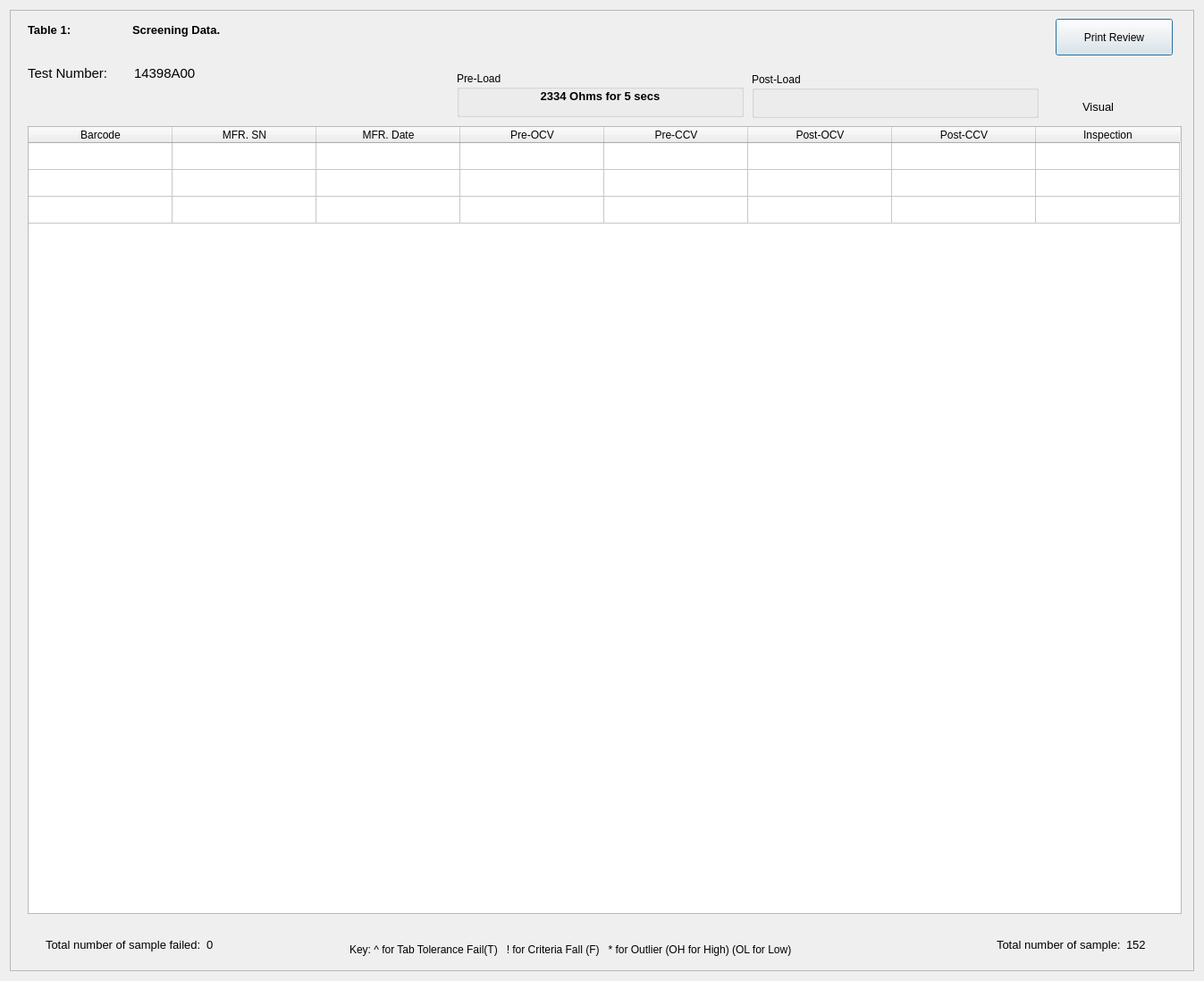
<?xml version="1.0" encoding="UTF-8"?>
<ui version="4.0">
 <class>Dialog</class>
 <widget class="QDialog" name="Dialog">
  <property name="geometry">
   <rect>
    <x>0</x>
    <y>0</y>
    <width>1347</width>
    <height>1097</height>
   </rect>
  </property>
  <property name="windowTitle">
   <string>Raw Data Table</string>
  </property>
  <layout class="QGridLayout" name="gridLayout">
   <item row="0" column="0">
    <widget class="QFrame" name="frame">
     <property name="frameShape">
      <enum>QFrame::StyledPanel</enum>
     </property>
     <property name="frameShadow">
      <enum>QFrame::Raised</enum>
     </property>
     <widget class="QWidget" name="layoutWidget">
      <property name="geometry">
       <rect>
        <x>20</x>
        <y>50</y>
        <width>231</width>
        <height>41</height>
       </rect>
      </property>
      <layout class="QHBoxLayout" name="horizontalLayout_2">
       <item>
        <widget class="QLabel" name="label_3">
         <property name="font">
          <font>
           <pointsize>11</pointsize>
          </font>
         </property>
         <property name="text">
          <string>Test Number:</string>
         </property>
        </widget>
       </item>
       <item>
        <widget class="QLabel" name="label_4">
         <property name="font">
          <font>
           <pointsize>11</pointsize>
          </font>
         </property>
         <property name="text">
          <string>14398A00</string>
         </property>
        </widget>
       </item>
      </layout>
     </widget>
     <widget class="QTableWidget" name="tableWidget">
      <property name="geometry">
       <rect>
        <x>20</x>
        <y>130</y>
        <width>1291</width>
        <height>881</height>
       </rect>
      </property>
      <property name="frameShadow">
       <enum>QFrame::Sunken</enum>
      </property>
      <attribute name="horizontalHeaderDefaultSectionSize">
       <number>161</number>
      </attribute>
      <attribute name="verticalHeaderVisible">
       <bool>false</bool>
      </attribute>
      <row>
       <property name="text">
        <string>1</string>
       </property>
      </row>
      <row>
       <property name="text">
        <string>2</string>
       </property>
      </row>
      <row>
       <property name="text">
        <string>3</string>
       </property>
      </row>
      <column>
       <property name="text">
        <string>Barcode</string>
       </property>
      </column>
      <column>
       <property name="text">
        <string>MFR. SN</string>
       </property>
      </column>
      <column>
       <property name="text">
        <string>MFR. Date</string>
       </property>
      </column>
      <column>
       <property name="text">
        <string>Pre-OCV</string>
       </property>
      </column>
      <column>
       <property name="text">
        <string>Pre-CCV</string>
       </property>
      </column>
      <column>
       <property name="text">
        <string>Post-OCV</string>
       </property>
      </column>
      <column>
       <property name="text">
        <string>Post-CCV</string>
       </property>
      </column>
      <column>
       <property name="text">
        <string>Inspection</string>
       </property>
      </column>
     </widget>
     <widget class="QGroupBox" name="groupBox">
      <property name="geometry">
       <rect>
        <x>500</x>
        <y>69</y>
        <width>321</width>
        <height>51</height>
       </rect>
      </property>
      <property name="title">
       <string>Pre-Load</string>
      </property>
      <widget class="QLabel" name="label_5">
       <property name="geometry">
        <rect>
         <x>10</x>
         <y>17</y>
         <width>301</width>
         <height>21</height>
        </rect>
       </property>
       <property name="font">
        <font>
         <pointsize>10</pointsize>
         <weight>75</weight>
         <bold>true</bold>
        </font>
       </property>
       <property name="text">
        <string>2334 Ohms for 5 secs</string>
       </property>
       <property name="alignment">
        <set>Qt::AlignCenter</set>
       </property>
      </widget>
     </widget>
     <widget class="QGroupBox" name="groupBox_2">
      <property name="geometry">
       <rect>
        <x>830</x>
        <y>70</y>
        <width>321</width>
        <height>51</height>
       </rect>
      </property>
      <property name="title">
       <string>Post-Load</string>
      </property>
      <widget class="QLabel" name="label_6">
       <property name="geometry">
        <rect>
         <x>10</x>
         <y>17</y>
         <width>301</width>
         <height>21</height>
        </rect>
       </property>
       <property name="font">
        <font>
         <pointsize>10</pointsize>
         <weight>75</weight>
         <bold>true</bold>
        </font>
       </property>
       <property name="lineWidth">
        <number>2</number>
       </property>
       <property name="text">
        <string/>
       </property>
       <property name="alignment">
        <set>Qt::AlignCenter</set>
       </property>
      </widget>
     </widget>
     <widget class="QPushButton" name="pushButton">
      <property name="geometry">
       <rect>
        <x>1170</x>
        <y>10</y>
        <width>131</width>
        <height>41</height>
       </rect>
      </property>
      <property name="text">
       <string>Print Review</string>
      </property>
     </widget>
     <widget class="QLabel" name="label_11">
      <property name="geometry">
       <rect>
        <x>1200</x>
        <y>100</y>
        <width>59</width>
        <height>17</height>
       </rect>
      </property>
      <property name="font">
       <font>
        <pointsize>10</pointsize>
       </font>
      </property>
      <property name="text">
       <string>Visual</string>
      </property>
     </widget>
     <widget class="QWidget" name="layoutWidget">
      <property name="geometry">
       <rect>
        <x>20</x>
        <y>10</y>
        <width>227</width>
        <height>24</height>
       </rect>
      </property>
      <layout class="QHBoxLayout" name="horizontalLayout">
       <item>
        <widget class="QLabel" name="label">
         <property name="font">
          <font>
           <pointsize>10</pointsize>
           <weight>75</weight>
           <bold>true</bold>
          </font>
         </property>
         <property name="text">
          <string>Table 1:</string>
         </property>
        </widget>
       </item>
       <item>
        <widget class="QLabel" name="label_2">
         <property name="font">
          <font>
           <pointsize>10</pointsize>
           <weight>75</weight>
           <bold>true</bold>
          </font>
         </property>
         <property name="text">
          <string>Screening Data.</string>
         </property>
        </widget>
       </item>
      </layout>
     </widget>
     <widget class="QWidget" name="layoutWidget">
      <property name="geometry">
       <rect>
        <x>40</x>
        <y>1030</y>
        <width>1231</width>
        <height>31</height>
       </rect>
      </property>
      <layout class="QHBoxLayout" name="horizontalLayout_5">
       <item>
        <layout class="QHBoxLayout" name="horizontalLayout_3">
         <item>
          <widget class="QLabel" name="label_7">
           <property name="font">
            <font>
             <pointsize>10</pointsize>
            </font>
           </property>
           <property name="text">
            <string>Total number of sample failed:</string>
           </property>
          </widget>
         </item>
         <item>
          <widget class="QLabel" name="label_8">
           <property name="font">
            <font>
             <pointsize>10</pointsize>
            </font>
           </property>
           <property name="text">
            <string>0</string>
           </property>
          </widget>
         </item>
        </layout>
       </item>
       <item>
        <spacer name="horizontalSpacer">
         <property name="orientation">
          <enum>Qt::Horizontal</enum>
         </property>
         <property name="sizeHint" stdset="0">
          <size>
           <width>558</width>
           <height>20</height>
          </size>
         </property>
        </spacer>
       </item>
       <item>
        <layout class="QHBoxLayout" name="horizontalLayout_4">
         <item>
          <widget class="QLabel" name="label_9">
           <property name="font">
            <font>
             <pointsize>10</pointsize>
            </font>
           </property>
           <property name="text">
            <string>Total number of sample:</string>
           </property>
          </widget>
         </item>
         <item>
          <widget class="QLabel" name="label_10">
           <property name="font">
            <font>
             <pointsize>10</pointsize>
            </font>
           </property>
           <property name="text">
            <string>152</string>
           </property>
          </widget>
         </item>
        </layout>
       </item>
      </layout>
     </widget>
     <widget class="QLabel" name="label_12">
      <property name="geometry">
       <rect>
        <x>380</x>
        <y>1020</y>
        <width>571</width>
        <height>61</height>
       </rect>
      </property>
      <property name="text">
       <string>Key: ^ for Tab Tolerance Fail(T)   ! for Criteria Fall (F)   * for Outlier (OH for High) (OL for Low)</string>
      </property>
     </widget>
    </widget>
   </item>
  </layout>
 </widget>
 <resources/>
 <connections/>
</ui>
